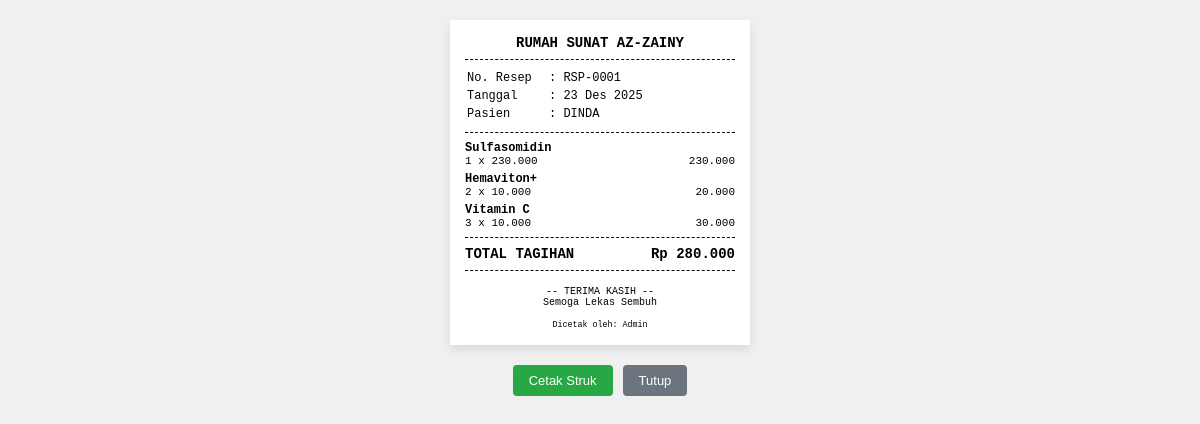
The page /data-resep/struk_resep.php?kd_resep=RSP-0001 on the database its author committed.
### tables this page shows
CREATE TABLE `tb_resep` (
  `id_resep` int NOT NULL,
  `kd_resep` varchar(10) NOT NULL,
  `id_pemeriksaan` int NOT NULL,
  `keterangan` text NOT NULL,
  `total` int NOT NULL,
  `status_rsp` enum('0','1') NOT NULL,
  `tgl_resep` date NOT NULL
);

CREATE TABLE `tb_pasien` (
  `id_pasien` int NOT NULL,
  `nm_pasien` varchar(30) NOT NULL,
  `nm_orangtua` varchar(255) DEFAULT NULL,
  `tgl_lahir` date NOT NULL,
  `no_telp` varchar(15) NOT NULL,
  `alamat` text NOT NULL
);

CREATE TABLE `tb_detail_resep` (
  `id_detail_resep` int NOT NULL,
  `id_resep` int NOT NULL,
  `id_obat` int NOT NULL,
  `jumlah_obat` int UNSIGNED NOT NULL,
  `subharga_obat` int UNSIGNED NOT NULL
);

CREATE TABLE `tb_obat` (
  `id_obat` int NOT NULL,
  `kd_obat` varchar(10) NOT NULL,
  `nm_obat` varchar(30) NOT NULL,
  `jenis_obat` varchar(25) NOT NULL,
  `stok` int NOT NULL,
  `harga_obat` int NOT NULL,
  `exp_obat` date NOT NULL
);

### data-resep/struk_resep.php (the view, shortened to what this page needs)
<?php
include "../koneksi.php";
$kode = $_GET["kd_resep"];
$query_header = "SELECT a.*, d.nm_pasien, d.no_telp
                 FROM tb_resep a
                 JOIN tb_pemeriksaan b ON a.id_pemeriksaan = b.id_pemeriksaan
                 JOIN tb_pendaftaran c ON b.id_pendaftaran = c.id_pendaftaran
                 JOIN tb_pasien d ON c.id_pasien = d.id_pasien
                 WHERE a.kd_resep = ?";
$stmt = $koneksi->prepare($query_header);
$stmt->bind_param("s", $kode);
$stmt->execute();
$header = $stmt->get_result()->fetch_assoc();
$query_detail = "SELECT o.nm_obat, dr.jumlah_obat, o.harga_obat, dr.subharga_obat
                 FROM tb_detail_resep dr
                 JOIN tb_obat o ON dr.id_obat = o.id_obat
                 WHERE dr.id_resep = ?";
$stmt2 = $koneksi->prepare($query_detail);
$stmt2->bind_param("i", $header['id_resep']);
$stmt2->execute();
$detail = $stmt2->get_result();
function tgl_indo($tanggal) {
    $bulan = [
        1 => 'Jan', 2 => 'Feb', 3 => 'Mar', 4 => 'Apr',
        5 => 'Mei', 6 => 'Jun', 7 => 'Jul', 8 => 'Ags',
        9 => 'Sep', 10 => 'Okt', 11 => 'Nov', 12 => 'Des'
    ];
    $pecah = explode('-', $tanggal);
    return $pecah[2] . ' ' . $bulan[(int)$pecah[1]] . ' ' . $pecah[0];
}
function rupiah($angka) {
    return number_format($angka, 0, ',', '.');
}
?>
<!DOCTYPE html>
<html lang="id">
<head>
</head>
<body>
    <div class="receipt">
        <div class="text-center">
            <div class="clinic-name"><i class="fas fa-clinic-medical me-2"></i>RUMAH SUNAT AZ-ZAINY</div>
        </div>
        <div class="dashed"></div>
        <table class="info-table">
            <tr>
                <td class="label">No. Resep</td>
                <td>: <?= $header['kd_resep'] ?></td>
            </tr>
            <tr>
                <td class="label">Tanggal</td>
                <td>: <?= tgl_indo($header['tgl_resep']) ?></td>
            </tr>
            <tr>
                <td class="label">Pasien</td>
                <td>: <?= strtoupper($header['nm_pasien']) ?></td>
            </tr>
        </table>
        <div class="dashed"></div>
        <?php while ($obat = $detail->fetch_assoc()): ?>
        <div class="item-row">
            <span class="item-name"><?= $obat['nm_obat'] ?></span>
            <div class="item-calc">
                <span><?= $obat['jumlah_obat'] ?> x <?= rupiah($obat['harga_obat']) ?></span>
                <span><?= rupiah($obat['subharga_obat']) ?></span>
            </div>
        </div>
        <?php endwhile; ?>
        <div class="dashed"></div>
        <div class="total-section">
            <span>TOTAL TAGIHAN</span>
            <span>Rp <?= rupiah($header['total']) ?></span>
        </div>
        <div class="dashed"></div>
        <div class="footer">
            -- TERIMA KASIH --<br>
            Semoga Lekas Sembuh<br>
            <br>
            <small>Dicetak oleh: <?= isset($_SESSION['user']) ? ucfirst($_SESSION['user']) : 'Admin' ?></small>
        </div>
    </div>
    <div class="no-print">
        <button onclick="window.print()" class="btn btn-print">Cetak Struk</button>
        <button onclick="window.close()" class="btn btn-close">Tutup</button>
    </div>
</body>
</html>

### data-resep/struk_resep.php (style rules this page uses)
* { box-sizing: border-box; }
body { margin: 0; padding: 20px; background-color: #f0f0f0; font-family: 'Courier New', Courier, monospace; font-size: 12px; color: #000; }
.receipt { width: 100%; max-width: 300px; margin: 0 auto; background: #fff; padding: 15px; box-shadow: 0 4px 10px rgba(0, 0, 0, 0.1); }
.text-center { text-align: center; }
.clinic-name { font-size: 14px; font-weight: bold; text-transform: uppercase; margin-bottom: 2px; }
.dashed { border-bottom: 1px dashed #000; margin: 8px 0; display: block; }
.info-table { width: 100%; margin-bottom: 5px; }
.info-table td { padding: 1px 0; vertical-align: top; }
.label { width: 80px; }
.item-row { margin-bottom: 5px; }
.item-name { font-weight: bold; display: block; }
.item-calc { display: flex; justify-content: space-between; font-size: 11px; }
.total-section { display: flex; justify-content: space-between; font-weight: bold; font-size: 14px; margin-top: 5px; }
.footer { margin-top: 15px; font-size: 10px; text-align: center; }
.no-print { text-align: center; margin-top: 20px; display: flex; justify-content: center; gap: 10px; }
.btn { padding: 8px 16px; border: none; border-radius: 4px; cursor: pointer; font-family: sans-serif; text-decoration: none; font-size: 13px; }
.btn-print { background-color: #28a745; color: white; }
.btn-close { background-color: #6c757d; color: white; }

### rows shown on the page
tb_resep: kd_resep "RSP-0001", tgl_resep "23 Des 2025", tb_pasien.nm_pasien "DINDA", total "280.000"
tb_detail_resep: id_obat.nm_obat "Sulfasomidin", jumlah_obat "1", id_obat.harga_obat "230.000", subharga_obat "230.000"
tb_detail_resep: id_obat.nm_obat "Hemaviton+", jumlah_obat "2", id_obat.harga_obat "10.000", subharga_obat "20.000"
tb_detail_resep: id_obat.nm_obat "Vitamin C", jumlah_obat "3", id_obat.harga_obat "10.000", subharga_obat "30.000"
